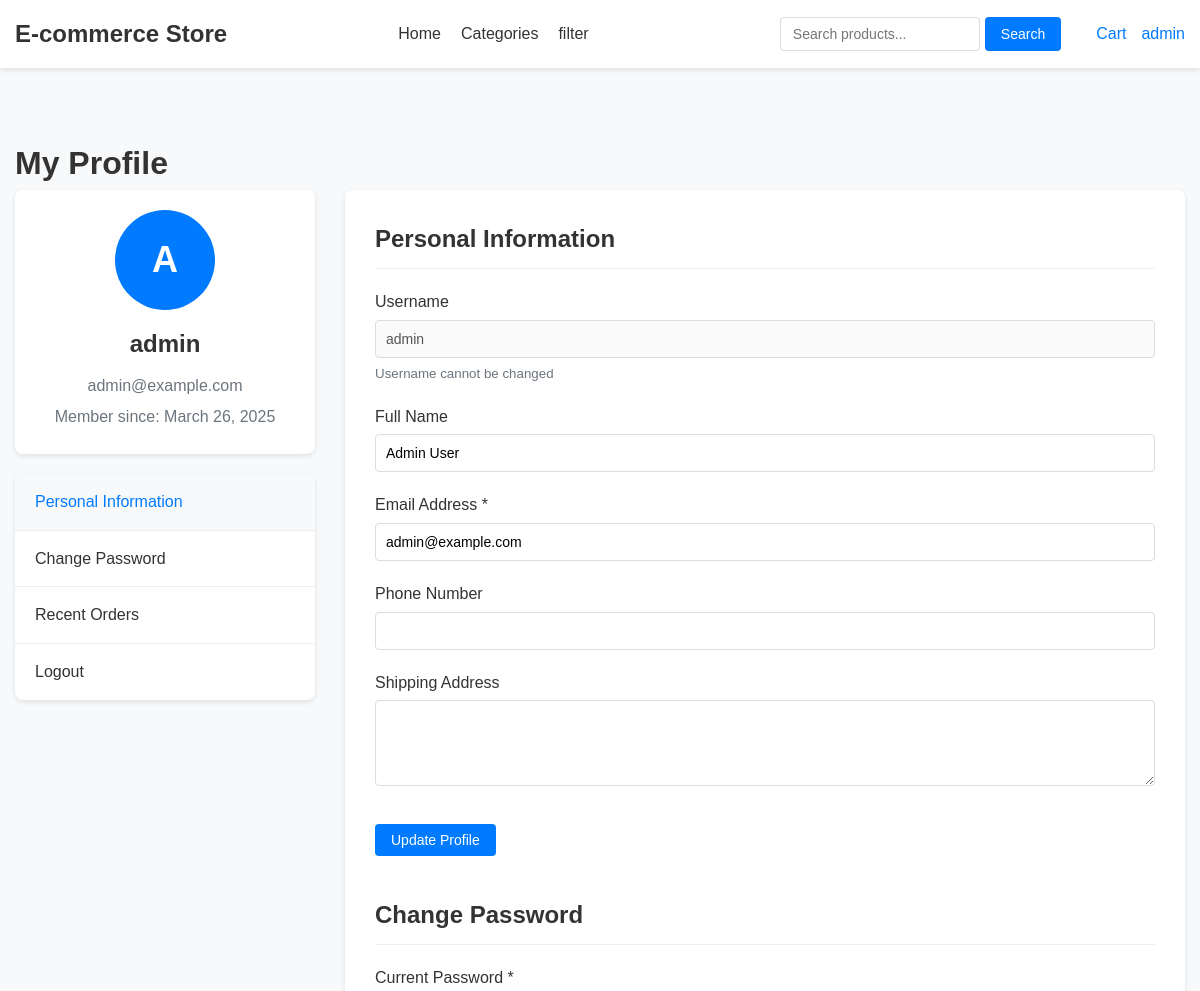
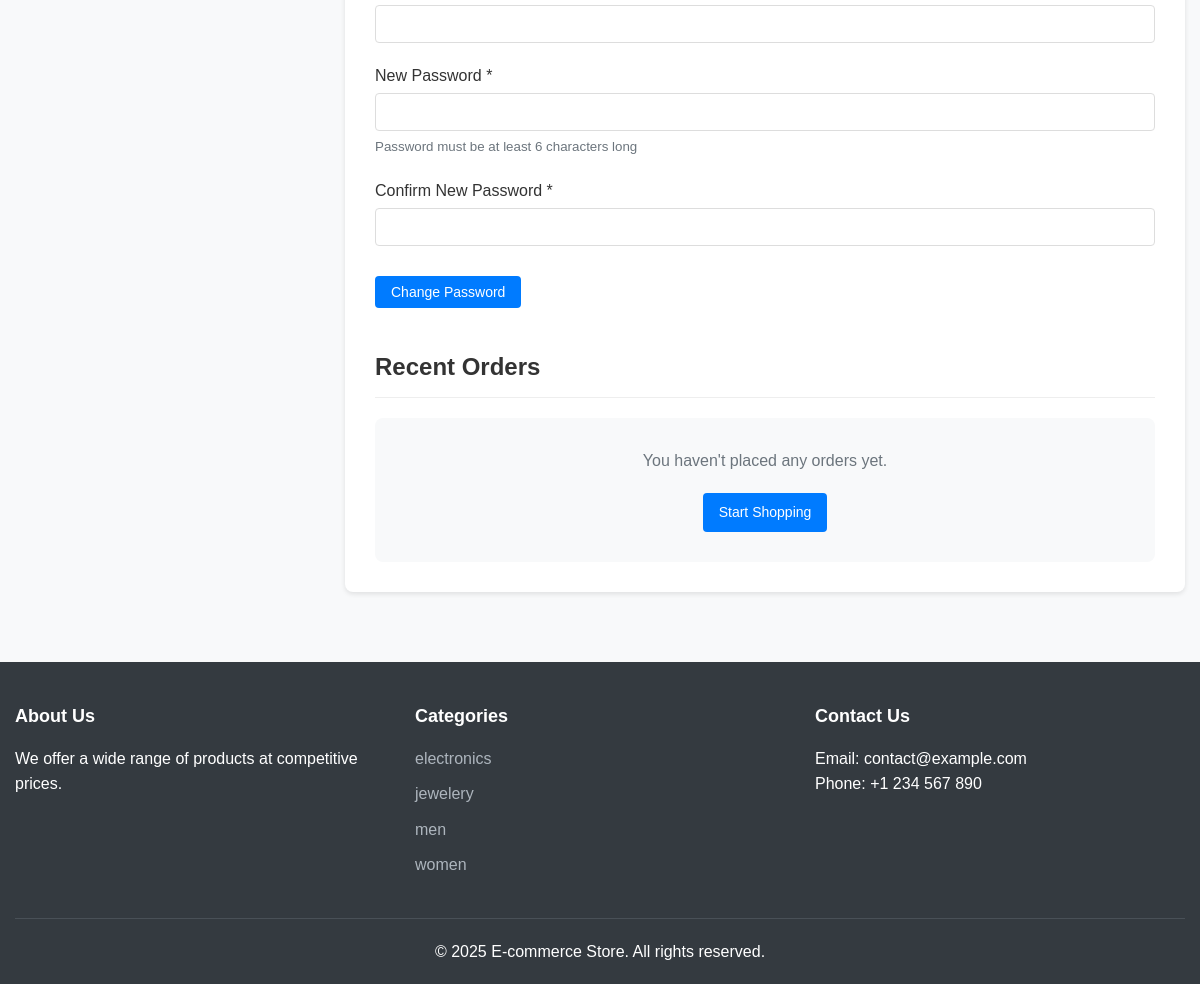
The app's page /profile.php (signed in) with its own data (2 pictures, top to bottom).
### tables this page shows
CREATE TABLE users (
    user_id INT AUTO_INCREMENT PRIMARY KEY,
    username VARCHAR(50) NOT NULL UNIQUE,
    password VARCHAR(255) NOT NULL,
    email VARCHAR(100) NOT NULL UNIQUE,
    full_name VARCHAR(100) NOT NULL,
    address TEXT,
    phone VARCHAR(20),
    user_type ENUM('admin', 'client') NOT NULL DEFAULT 'client',
    created_at TIMESTAMP DEFAULT CURRENT_TIMESTAMP
);

CREATE TABLE categories (
    category_id INT AUTO_INCREMENT PRIMARY KEY,
    name VARCHAR(50) NOT NULL UNIQUE,
    description TEXT
);

### includes/db.php (called while the page is built, shortened)
<?php
class Database {
    private $conn;
    public function __construct() {
        try {
            $this->conn = new mysqli(DB_HOST, DB_USER, DB_PASS, DB_NAME);
            $this->conn->set_charset("utf8");
        } catch (Exception $e) {
            die("Database connection error: " . $e->getMessage());
        }
    }
    public function query($sql) {
        return $this->conn->query($sql);
    }
    public function prepare($sql) {
        return $this->conn->prepare($sql);
    }
}
$db = new Database();
?>

### includes/functions.php (called while the page is built, shortened)
<?php
require_once 'db.php';
function getCategories() {
    global $db;
    $result = $db->query("SELECT * FROM categories ORDER BY name");
    $categories = [];
    while ($row = $result->fetch_assoc()) {
        $categories[] = $row;
    }
    return $categories;
}
?>

### profile.php (the view, shortened to what this page needs)
<?php
require_once 'includes/db.php';
require_once 'includes/functions.php';
$user_id = $_SESSION['user_id'];
$stmt = $db->prepare("SELECT * FROM users WHERE user_id = ?");
$stmt->bind_param("i", $user_id);
$stmt->execute();
$result = $stmt->get_result();
$user = $result->fetch_assoc();
$recent_orders = [];
include 'includes/header.php';
?>
<div class="container profile-page">
    <div class="page-header">
        <h1>My Profile</h1>
    </div>
    <div class="profile-grid">
        <div class="profile-sidebar">
            <div class="profile-card">
                <div class="profile-avatar">
                    <span class="avatar-text"><?php echo strtoupper(substr($user['username'], 0, 1)); ?></span>
                </div>
                <div class="profile-info">
                    <h2><?php echo htmlspecialchars($user['username']); ?></h2>
                    <p><?php echo htmlspecialchars($user['email']); ?></p>
                    <p>Member since: <?php echo date('F j, Y', strtotime($user['created_at'])); ?></p>
                </div>
            </div>
            <div class="profile-nav">
                <ul>
                    <li><a href="#profile-info" class="active">Personal Information</a></li>
                    <li><a href="#change-password">Change Password</a></li>
                    <li><a href="#recent-orders">Recent Orders</a></li>
                    <li><a href="<?php echo BASE_URL; ?>/logout.php">Logout</a></li>
                </ul>
            </div>
        </div>
        <div class="profile-content">
            <section id="profile-info" class="profile-section">
                <h2>Personal Information</h2>
                <form action="<?php echo BASE_URL; ?>/profile.php" method="POST" class="profile-form">
                    <div class="form-group">
                        <label for="username">Username</label>
                        <input type="text" id="username" value="<?php echo htmlspecialchars($user['username']); ?>"
                            disabled>
                        <small>Username cannot be changed</small>
                    </div>
                    <div class="form-group">
                        <label for="full_name">Full Name</label>
                        <input type="text" id="full_name" name="full_name"
                            value="<?php echo htmlspecialchars($user['full_name']); ?>">
                    </div>
                    <div class="form-group">
                        <label for="email">Email Address *</label>
                        <input type="email" id="email" name="email"
                            value="<?php echo htmlspecialchars($user['email']); ?>" required>
                    </div>
                    <div class="form-group">
                        <label for="phone">Phone Number</label>
                        <input type="tel" id="phone" name="phone"
                            value="<?php echo htmlspecialchars($user['phone']); ?>">
                    </div>
                    <div class="form-group">
                        <label for="address">Shipping Address</label>
                        <textarea id="address" name="address"
                            rows="4"><?php echo htmlspecialchars($user['address']); ?></textarea>
                    </div>
                    <div class="form-actions">
                        <button type="submit" class="btn">Update Profile</button>
                    </div>
                </form>
            </section>
            <section id="change-password" class="profile-section">
                <h2>Change Password</h2>
                <form action="<?php echo BASE_URL; ?>/profile.php" method="POST" class="profile-form">
                    <div class="form-group">
                        <label for="current_password">Current Password *</label>
                        <input type="password" id="current_password" name="current_password" required>
                    </div>
                    <div class="form-group">
                        <label for="new_password">New Password *</label>
                        <input type="password" id="new_password" name="new_password" required>
                        <small>Password must be at least 6 characters long</small>
                    </div>
                    <div class="form-group">
                        <label for="confirm_password">Confirm New Password *</label>
                        <input type="password" id="confirm_password" name="confirm_password" required>
                    </div>
                    <div class="form-actions">
                        <button type="submit" class="btn">Change Password</button>
                    </div>
                </form>
            </section>
            <section id="recent-orders" class="profile-section">
                <h2>Recent Orders</h2>
                <?php if (empty($recent_orders)): ?>
                    <div class="no-orders">
                        <p>You haven't placed any orders yet.</p>
                        <a href="<?php echo BASE_URL; ?>" class="btn">Start Shopping</a>
                    </div>
                <?php endif; ?>
            </section>
        </div>
    </div>
</div>
<?php include 'includes/footer.php'; ?>

### includes/footer.php (shortened to what this page needs)
        </div>
    </main>
    <footer class="main-footer">
        <div class="container">
            <div class="footer-content">
                <div class="footer-section">
                    <h3>About Us</h3>
                    <p>We offer a wide range of products at competitive prices.</p>
                </div>
                <div class="footer-section">
                    <h3>Categories</h3>
                    <ul>
                        <?php
                        $categories = getCategories();
                        foreach ($categories as $category) {
                            echo '<li><a href="' . BASE_URL . '/search.php?category=' . urlencode($category['name']) . '">' . $category['name'] . '</a></li>';
                        }
                        ?>
                    </ul>
                </div>
                <div class="footer-section">
                    <h3>Contact Us</h3>
                    <p>Email: contact@example.com</p>
                    <p>Phone: +1 234 567 890</p>
                </div>
            </div>
            <div class="footer-bottom">
                <p>&copy; <?php echo date('Y'); ?> <?php echo SITE_NAME; ?>. All rights reserved.</p>
            </div>
        </div>
    </footer>
</body>
</html>

### assets/css/style.css (style rules this page uses)
* { margin: 0; padding: 0; box-sizing: border-box; }
body { font-family: Arial, sans-serif; line-height: 1.6; color: #333; background-color: #f8f9fa; }
.container { max-width: 1200px; margin: 0 auto; padding: 0 15px; }
a { text-decoration: none; color: #007bff; }
ul { list-style: none; }
button, .btn { display: inline-block; padding: 8px 16px; background-color: #007bff; color: #fff; border: none; border-radius: 4px; cursor: pointer; font-size: 14px; transition: background-color 0.3s; }
input, select, textarea { padding: 8px 12px; border: 1px solid #ddd; border-radius: 4px; font-size: 14px; width: 100%; }
.form-group { margin-bottom: 20px; }
.form-group label { display: block; margin-bottom: 5px; font-weight: 500; }
.form-actions { margin-top: 30px; }
.main-footer { background-color: #343a40; color: #fff; padding: 40px 0 20px; }
.footer-content { display: grid; grid-template-columns: repeat(auto-fit, minmax(200px, 1fr)); gap: 30px; margin-bottom: 30px; }
.footer-section h3 { font-size: 18px; margin-bottom: 15px; color: #fff; }
.footer-section ul li { margin-bottom: 10px; }
.footer-section a { color: #adb5bd; }
.footer-bottom { text-align: center; padding-top: 20px; border-top: 1px solid #495057; }

### profile.php (style rules this page uses)
.profile-page { padding: 40px 0; }
.profile-grid { display: grid; grid-template-columns: 300px 1fr; gap: 30px; }
.profile-sidebar { position: sticky; top: 20px; }
.profile-card { background-color: #fff; border-radius: 8px; padding: 20px; box-shadow: 0 2px 5px rgba(0, 0, 0, 0.1); margin-bottom: 20px; text-align: center; }
.profile-avatar { width: 100px; height: 100px; border-radius: 50%; background-color: #007bff; color: #fff; display: flex; align-items: center; justify-content: center; font-size: 36px; font-weight: bold; margin: 0 auto 15px; }
.profile-info h2 { margin-top: 0; margin-bottom: 10px; }
.profile-info p { margin: 5px 0; color: #6c757d; }
.profile-nav { background-color: #fff; border-radius: 8px; box-shadow: 0 2px 5px rgba(0, 0, 0, 0.1); overflow: hidden; }
.profile-nav ul { list-style: none; padding: 0; margin: 0; }
.profile-nav li { border-bottom: 1px solid #eee; }
.profile-nav li:last-child { border-bottom: none; }
.profile-nav a { display: block; padding: 15px 20px; color: #333; text-decoration: none; transition: all 0.3s ease; }
.profile-nav a:hover, .profile-nav a.active { background-color: #f8f9fa; color: #007bff; }
.profile-content { background-color: #fff; border-radius: 8px; box-shadow: 0 2px 5px rgba(0, 0, 0, 0.1); padding: 30px; }
.profile-section { margin-bottom: 40px; }
.profile-section:last-child { margin-bottom: 0; }
.profile-section h2 { margin-top: 0; margin-bottom: 20px; padding-bottom: 10px; border-bottom: 1px solid #eee; }
.profile-form .form-group { margin-bottom: 20px; }
.profile-form label { display: block; margin-bottom: 5px; font-weight: 500; }
.profile-form input, .profile-form textarea { width: 100%; padding: 10px; border: 1px solid #ddd; border-radius: 4px; }
.profile-form small { display: block; margin-top: 5px; color: #6c757d; }
.form-actions { margin-top: 30px; }
.no-orders { padding: 30px; text-align: center; background-color: #f8f9fa; border-radius: 8px; }
.no-orders p { margin-bottom: 20px; color: #6c757d; }

### records on screen
users: username "A", username "admin", email "admin@example.com", created_at "March 26, 2025", full_name "Admin User"
categories: name "electronics"
categories: name "jewelery"
categories: name "men"
categories: name "women"

### other values on screen
SITE_NAME "E-commerce Store"
$_SESSION['username'] "admin"
